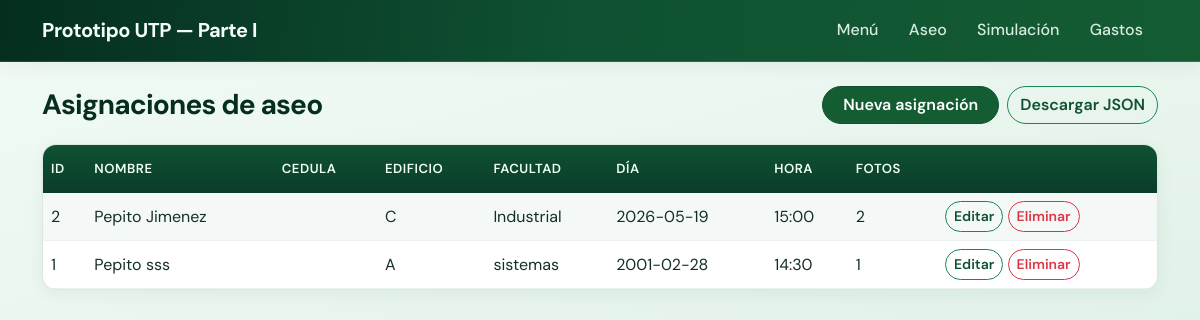
The app's page /asignaciones with its own data.
### models.py (models this page shows, shortened)
class AsignacionAseo(db.Model):
    __tablename__ = "asignacion_aseo"
    id = db.Column(db.Integer, primary_key=True)
    nombre = db.Column(db.String(100), nullable=False)
    apellido = db.Column(db.String(100), nullable=False)
    cip = db.Column(db.String(20), nullable=False)
    cargo = db.Column(db.String(100), nullable=False)
    dia = db.Column(db.Date, nullable=False)
    hora = db.Column(db.Time, nullable=False)
    descripcion = db.Column(db.Text, nullable=False)
    edificio = db.Column(db.String(20), nullable=False)
    facultad = db.Column(db.String(150), nullable=True)
    fotos_json = db.Column(db.Text, nullable=False)
    def _foto_list(self):
        try:
            return json.loads(self.fotos_json or "[]")
        except json.JSONDecodeError:
            return []

### app.py (the view)
@app.route("/asignaciones")
def listar_asignaciones():
    items = AsignacionAseo.query.order_by(AsignacionAseo.dia.desc(), AsignacionAseo.id.desc()).all()
    return render_template("asignaciones_lista.html", items=items)

### templates/asignaciones_lista.html (shortened to what this page needs)
{% extends "base.html" %}
{% block content %}
<div class="app-page-header">
  <h1 class="app-page-title h3">Asignaciones de aseo</h1>
  <div class="d-flex flex-wrap gap-2">
    <a class="btn btn-primary" href="{{ url_for('nueva_asignacion') }}">Nueva asignación</a>
    <a class="btn btn-outline-primary" href="{{ url_for('exportar_asignaciones_json') }}">Descargar JSON</a>
  </div>
</div>
{% if not items %}
  <p class="app-lead text-muted">No hay registros aún.</p>
{% else %}
  <div class="table-responsive app-table-wrap">
    <table class="table table-striped table-hover mb-0">
      <thead>
        <tr>
          <th>ID</th>
          <th>Nombre</th>
          <th>Cedula</th>
          <th>Edificio</th>
          <th>Facultad</th>
          <th>Día</th>
          <th>Hora</th>
          <th>Fotos</th>
          <th></th>
        </tr>
      </thead>
      <tbody>
        {% for it in items %}
        <tr>
          <td>{{ it.id }}</td>
          <td>{{ it.nombre }} {{ it.apellido }}</td>
          <td>{{ it.cedula }}</td>
          <td>{{ it.edificio }}</td>
          <td>{{ it.facultad or '—' }}</td>
          <td>{{ it.dia }}</td>
          <td>{{ it.hora.strftime('%H:%M') }}</td>
          <td>{{ it._foto_list()|length }}</td>
          <td class="text-nowrap">
            <a class="btn btn-sm btn-outline-primary" href="{{ url_for('editar_asignacion', aid=it.id) }}">Editar</a>
            <form class="d-inline" method="post" action="{{ url_for('eliminar_asignacion', aid=it.id) }}" onsubmit="return confirm('¿Eliminar este registro?');">
              <button type="submit" class="btn btn-sm btn-outline-danger">Eliminar</button>
            </form>
          </td>
        </tr>
        {% endfor %}
      </tbody>
    </table>
  </div>
{% endif %}
{% endblock %}

### templates/base.html (shortened to what this page needs)
<!DOCTYPE html>
<html lang="es">
<head>
  <link href="https://cdn.jsdelivr.net/npm/bootstrap@5.3.3/dist/css/bootstrap.min.css" rel="stylesheet">
  <link href="https://cdn.jsdelivr.net/npm/bootstrap-icons@1.11.3/font/bootstrap-icons.min.css" rel="stylesheet">
  <link rel="stylesheet" href="{{ url_for('static', filename='css/app-green.css') }}">
</head>
<body class="app-theme">
  <nav class="navbar navbar-expand-lg navbar-dark app-navbar mb-4">
    <div class="container">
      <a class="navbar-brand" href="{{ url_for('menu') }}">Prototipo UTP — Parte I</a>
      <div class="collapse navbar-collapse justify-content-end" id="appNav">
        <div class="navbar-nav">
          <a class="nav-link" href="{{ url_for('menu') }}">Menú</a>
          <a class="nav-link" href="{{ url_for('listar_asignaciones') }}">Aseo</a>
          <a class="nav-link" href="{{ url_for('simulacion') }}">Simulación</a>
          <a class="nav-link" href="{{ url_for('listar_gastos') }}">Gastos</a>
        </div>
      </div>
    </div>
  </nav>
  <main class="container app-main">
    {% block content %}{% endblock %}
  </main>
</body>
</html>

### static/css/app-green.css (style rules this page uses)
.app-theme { --green-950: #052e1f; --green-900: #0a3d2a; --green-800: #0f5132; --green-700: #145c32; --green-600: #198754; --green-500: #22a06b; --green-400: #3ecf8e; --green-200: #b8e6cc; --green-100: #dff5ea; --green-50: #f2fbf6; --mint: #e6f4ec; --surface: #ffffff; --surface-2: rgba(255, 255, 255, 0.92); --text: #143024; --text-muted: #4a6b5a; --border-soft: rgba(20, 92, 50, 0.14); --shadow: 0 10px 40px rgba(10, 61, 42, 0.08); --shadow-sm: 0 4px 18px rgba(10, 61, 42, 0.06); --radius: 14px; --radius-sm: 10px; --font: "DM Sans", system-ui, -apple-system, "Segoe UI", sans-serif; font-family: var(--font); color: var(--text); background: linear-gradient(165deg, var(--green-50) 0%, var(--mint) 42%, #d4ecdf 100%); background-attachment: fixed; min-height: 100vh; }
.app-navbar { background: linear-gradient(95deg, var(--green-950) 0%, var(--green-800) 48%, var(--green-700) 100%) !important; border-bottom: 1px solid rgba(255, 255, 255, 0.12); box-shadow: var(--shadow-sm); padding-block: 0.65rem; }
.app-navbar .navbar-brand { font-weight: 700; letter-spacing: -0.02em; color: #f4fff8 !important; }
.app-navbar .nav-link { color: rgba(244, 255, 248, 0.88) !important; font-weight: 500; border-radius: 999px; padding-inline: 0.85rem !important; margin-inline: 0.1rem; transition: background 0.2s, color 0.2s; }
.app-main { padding-bottom: 3rem; }
.app-page-header { display: flex; flex-wrap: wrap; justify-content: space-between; align-items: center; gap: 0.75rem; margin-bottom: 1.25rem; }
.app-page-title { font-weight: 700; letter-spacing: -0.03em; color: var(--green-950); margin: 0; }
.app-table-wrap { background: var(--surface); border: 1px solid var(--border-soft); border-radius: var(--radius); box-shadow: var(--shadow-sm); overflow: hidden; }
.app-table-wrap .table { margin-bottom: 0; --bs-table-bg: transparent; --bs-table-striped-bg: rgba(20, 92, 50, 0.045); --bs-table-hover-bg: rgba(20, 92, 50, 0.07); }
.app-table-wrap thead th { background: linear-gradient(180deg, var(--green-800) 0%, var(--green-900) 100%); color: #f0fff6 !important; font-weight: 600; font-size: 0.82rem; text-transform: uppercase; letter-spacing: 0.04em; border: none; padding-top: 0.9rem; padding-bottom: 0.9rem; vertical-align: middle; }
.app-table-wrap tbody td { vertical-align: middle; border-color: rgba(20, 92, 50, 0.08); color: var(--text); }
.app-theme .btn-primary { --bs-btn-bg: var(--green-700); --bs-btn-border-color: var(--green-800); --bs-btn-hover-bg: var(--green-800); --bs-btn-hover-border-color: var(--green-950); --bs-btn-active-bg: var(--green-950); --bs-btn-active-border-color: var(--green-950); --bs-btn-color: #fff; --bs-btn-hover-color: #fff; font-weight: 600; border-radius: 999px; padding-inline: 1.25rem; }
.app-theme .btn-outline-primary { --bs-btn-color: var(--green-800); --bs-btn-border-color: var(--green-600); --bs-btn-hover-bg: var(--green-100); --bs-btn-hover-border-color: var(--green-700); --bs-btn-hover-color: var(--green-950); font-weight: 600; border-radius: 999px; }
.app-theme .btn-outline-danger { border-radius: 999px; }
.app-theme .btn-sm { border-radius: 999px; font-weight: 600; }

### records on screen
AsignacionAseo: id "2", nombre "Pepito", apellido "Jimenez", edificio "C", facultad "Industrial", dia "2026-05-19", hora "15:00", _foto_list|length "2"
AsignacionAseo: id "1", nombre "Pepito", apellido "sss", edificio "A", facultad "sistemas", dia "2001-02-28", hora "14:30", _foto_list|length "1"
